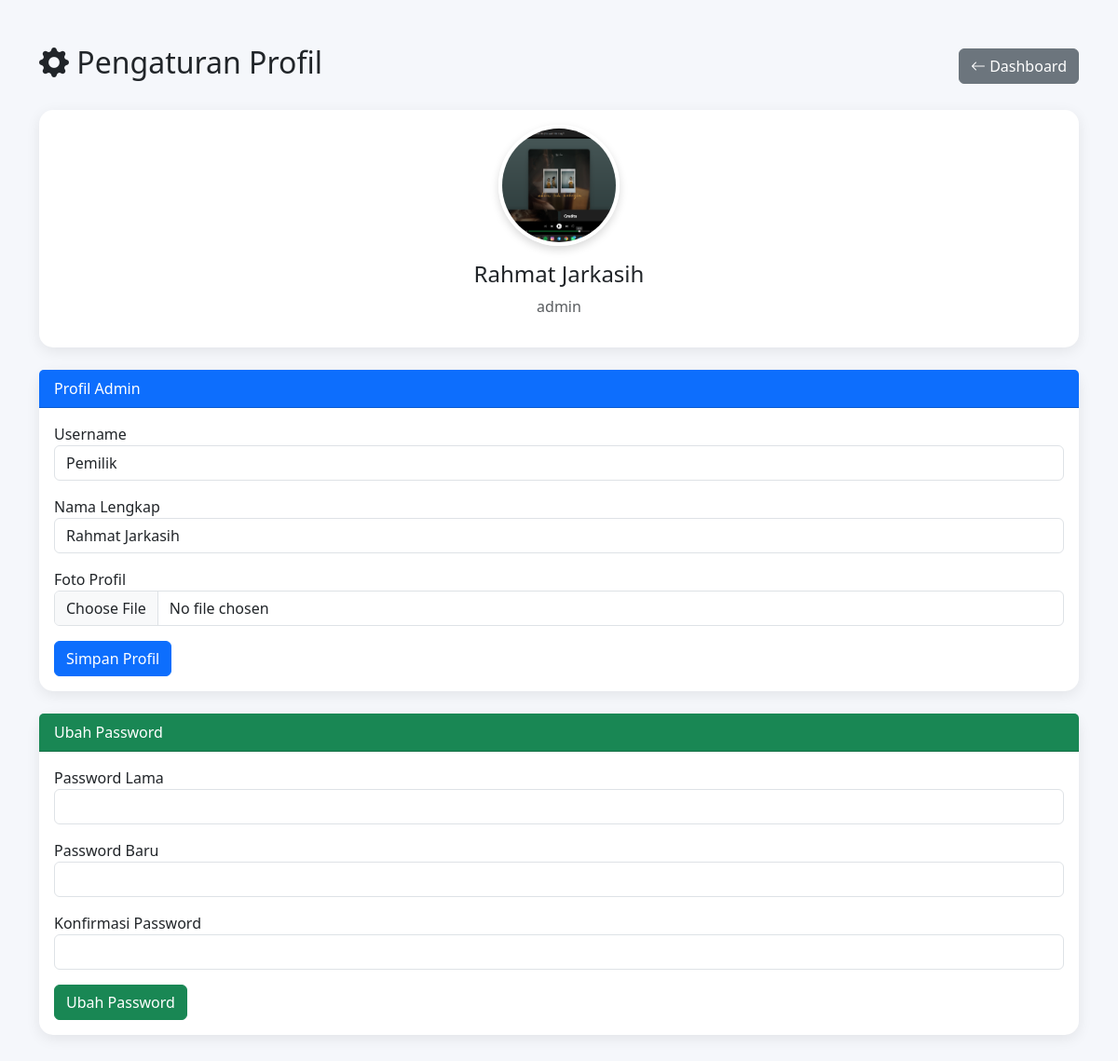
The app's page /admin/pengaturan.php (signed in) with its own data.
### tables this page shows
CREATE TABLE `users` (
  `id_user` int(11) NOT NULL,
  `username` varchar(100) DEFAULT NULL,
  `password` varchar(255) DEFAULT NULL,
  `nama_lengkap` varchar(100) DEFAULT NULL,
  `role` enum('admin') DEFAULT NULL,
  `foto` varchar(255) DEFAULT 'default.png'
);

### admin/pengaturan.php (the view, shortened to what this page needs)
<?php
require_once __DIR__ . '/../config/koneksi.php';
$id_user = $_SESSION['id_user'];
$query = mysqli_query(
    $conn,
    "SELECT * FROM users WHERE id_user='$id_user'"
);
$user = mysqli_fetch_assoc($query);
$foto = !empty($user['foto'])
    ? "../assets/uploads/profil/" . $user['foto']
    : "../assets/img/default-user.png";
?>
<!DOCTYPE html>
<html lang="id">
<head>
<link href="https://cdn.jsdelivr.net/npm/bootstrap@5.3.3/dist/css/bootstrap.min.css" rel="stylesheet">
<link href="https://cdn.jsdelivr.net/npm/bootstrap-icons@1.11.3/font/bootstrap-icons.min.css" rel="stylesheet">
</head>
<body>
<div class="container py-5">
<div class="d-flex justify-content-between align-items-center mb-4">
    <h2>
        <i class="bi bi-gear-fill"></i>
        Pengaturan Profil
    </h2>
    <a href="index.php" class="btn btn-secondary">
        <i class="bi bi-arrow-left"></i>
        Dashboard
    </a>
</div>
<div class="card mb-4">
    <div class="card-body text-center">
        <img src="<?= $foto ?>" class="profile-photo mb-3">
        <h4><?= htmlspecialchars($user['nama_lengkap']) ?></h4>
        <p class="text-muted">
            <?= htmlspecialchars($user['role']) ?>
        </p>
    </div>
</div>
<div class="card mb-4">
<div class="card-header bg-primary text-white">
    Profil Admin
</div>
<div class="card-body">
<form action="proses_pengaturan.php"
      method="POST"
      enctype="multipart/form-data">
<div class="mb-3">
<label>Username</label>
<input type="text"
       name="username"
       class="form-control"
       value="<?= htmlspecialchars($user['username']) ?>"
       required>
</div>
<div class="mb-3">
<label>Nama Lengkap</label>
<input type="text"
       name="nama_lengkap"
       class="form-control"
       value="<?= htmlspecialchars($user['nama_lengkap']) ?>"
       required>
</div>
<div class="mb-3">
<label>Foto Profil</label>
<input type="file"
       name="foto"
       class="form-control">
</div>
<button type="submit"
        name="simpan_profil"
        class="btn btn-primary">
    Simpan Profil
</button>
</form>
</div>
</div>
<div class="card">
<div class="card-header bg-success text-white">
    Ubah Password
</div>
<div class="card-body">
<form action="proses_pengaturan.php"
      method="POST">
<div class="mb-3">
<label>Password Lama</label>
<input type="password"
       name="password_lama"
       class="form-control"
       required>
</div>
<div class="mb-3">
<label>Password Baru</label>
<input type="password"
       name="password_baru"
       class="form-control"
       required>
</div>
<div class="mb-3">
<label>Konfirmasi Password</label>
<input type="password"
       name="konfirmasi_password"
       class="form-control"
       required>
</div>
<button type="submit"
        name="ubah_password"
        class="btn btn-success">
    Ubah Password
</button>
</form>
</div>
</div>
</div>
</body>
</html>

### admin/pengaturan.php (style rules this page uses)
body { background:#f5f7fb; }
.card { border:none; border-radius:15px; box-shadow:0 4px 15px rgba(0,0,0,.08); }
.profile-photo { width:130px; height:130px; border-radius:50%; object-fit:cover; border:4px solid #fff; box-shadow:0 4px 10px rgba(0,0,0,.15); }

### records on screen
users: foto (picture), nama_lengkap "Rahmat Jarkasih", role "admin", username "Pemilik"
